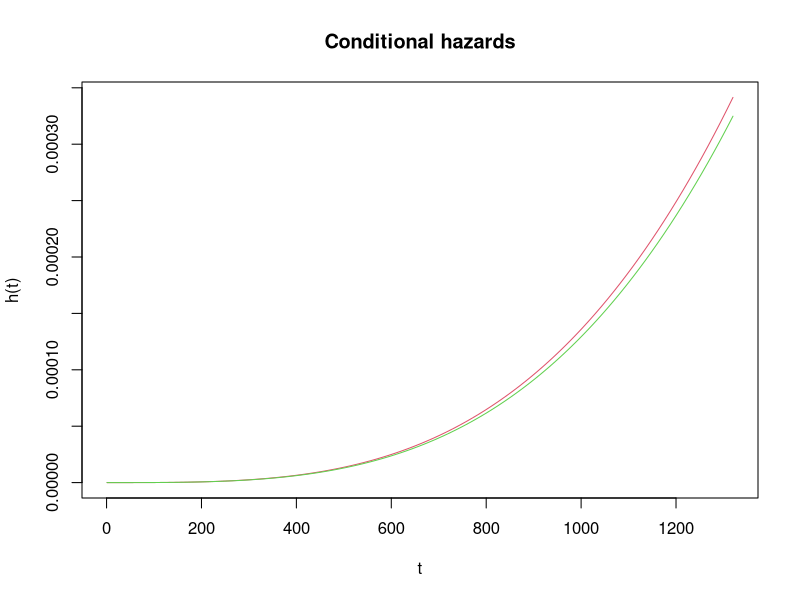
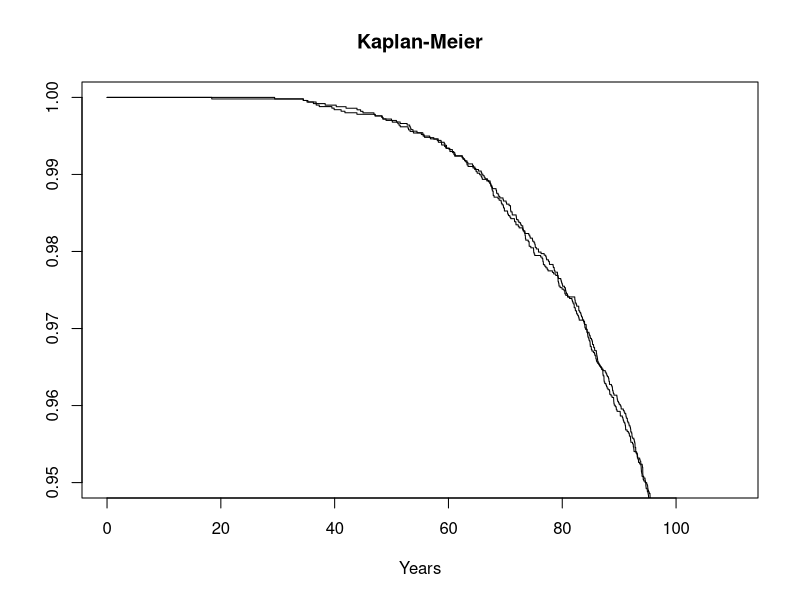
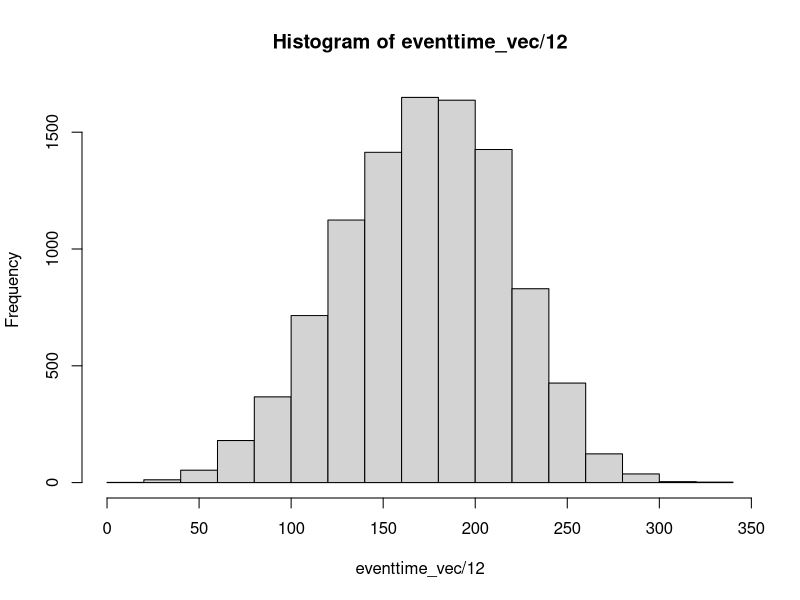

The R script that drew these images, in order:
library(survival)

##SPECIFY PARAMETERS:
#number of individuals:
n = 10000
#censor times:
t_c = rep(110*12,n)
#covariate l (birth year):
#l = rbinom(n,1,.4)
#covariate a (sex):
a = rbinom(n,1,0.5)
#Weibull scale parameter for baseline hazards:
lambda_01 = exp(-35.70+0.27*(1940-1853)/10)
#Weibull shape parameter for baseline hazards:
mu_01 = 4.32
#Regression coefficient for sex:
beta1_01 = 0.05
#Regression coefficient forbirth year:
#beta2_01 = 0.27
#Plot function curves:
curve(lambda_01 * exp(beta1_01*1) * mu_01 * x^(mu_01-1), from=1, to=max(t_c), xlab="t", ylab="h(t)", main="Conditional hazards", col=2)
curve(lambda_01 * exp(beta1_01*0) * mu_01 * x^(mu_01-1), from=1, to=max(t_c), xlab="t", ylab="h(t)", add=T,col=3)
legend(0.5,1,c("sex=1","sex=0"),lty=c(1,1),col=c("red","green"),cex=0.75)


##SIMULATE n INDIVIDUAL TRAJECTORIES:
simdata = data.frame(id=integer(),event=integer(),tstart=integer(),tstop=integer(),a=integer())#,l=integer())
eventtime_vec = c()
for(i in 1:n){
      simdata.i = data.frame(id=i,event=1,tstart=0,tstop=t_c[i],a=a[i])#,l=l[i]) 
      #Cox-Weibull conditional hazard functions (using formulas from bender et al, 2005):
      U = runif(1,0,1)
      eventtime = (-(log(U))/(lambda_01)*exp(beta1_01*a[i]))^(1/mu_01)
      eventtime_vec = c(eventtime_vec,eventtime)
      if(simdata.i$tstop>=eventtime){
      	simdata.i$event=1
      	simdata.i$tstop = eventtime
      }
      simdata = rbind(simdata,simdata.i)
}
rownames(simdata) = 1:nrow(simdata)
#Save and print simulated data:
#save(simdata,file="simdata.Rdata")
head(simdata,20)

fit = survfit(Surv(tstop/12,event==1)~a, data=simdata, conf.type="plain")
plot(fit, mark.time=FALSE, xlab="Years",main="Kaplan-Meier",ylim=c(0.95,1))

dev.new()
hist(eventtime_vec/12)
